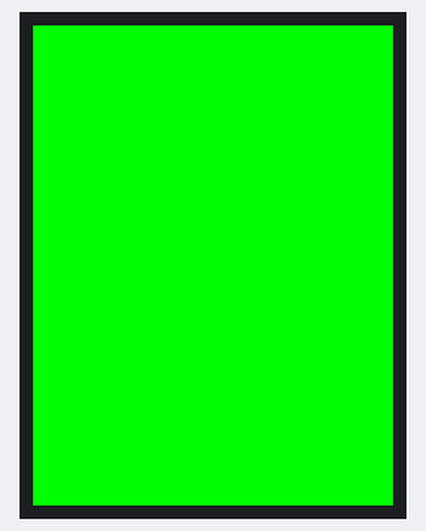
This sketch was run on a simulated ESP32. Parts: 240×320 colour display. What the sketch prints to the serial monitor is not drawn.

Above: at 3.3 s.
At 4.4 s:
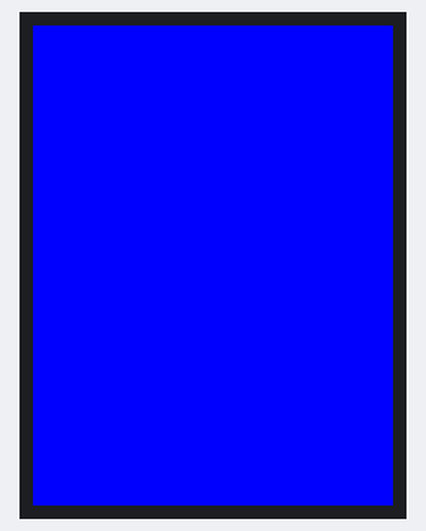
At 5.5 s:
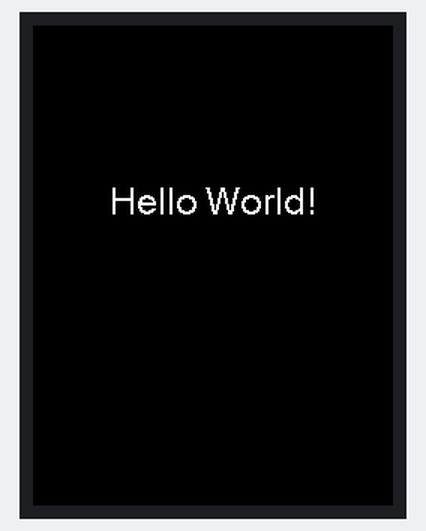
At 10.5 s:
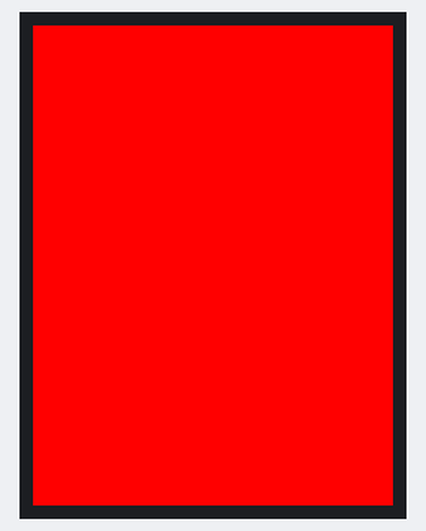

The sketch:

ST7789.ino
```cpp
//**********************************************************************
// ST7789
// ======
// Example sketch to show how to use the ST7789 display on an ESP32
// using the TFT_eSPI library.
//**********************************************************************
#include <TFT_eSPI.h>

TFT_eSPI tft = TFT_eSPI();

//----------------------------------------------------------------------
// setup
// -----
//----------------------------------------------------------------------
void setup() {
  // Initialise the serial monitor and wait for it to complete
  Serial.begin(115200);
  delay(2000);
  Serial.println("Starting ST7735 with the TFT_eSPI library");

  // Init display
  tft.init();
}

//----------------------------------------------------------------------
// loop
// ----
//----------------------------------------------------------------------
void loop() {
  // As a test cycle through various screen colours
  tft.fillScreen(TFT_RED);
  tft.fillRect(0, 0, 80, 160, TFT_RED);
  delay(1000);
  tft.fillScreen(TFT_GREEN);
  delay(1000);
  tft.fillScreen(TFT_BLUE);
  delay(1000);

  tft.fillScreen(TFT_BLACK);
  tft.setTextColor(TFT_WHITE);
  tft.setTextFont(4);
  tft.setTextDatum(MC_DATUM);
  tft.drawString("Hello World!", 120, 120);
  delay(5000);
}
```

Measured:
- by itself, everything shown: repeats every 8.3 s, in 4 steps
- what the display in image 0 shows lasts 1.1 s, from 3.2 s to 4.3 s
- what the display in image 1 shows lasts 1.2 s, from 4.3 s to 5.5 s
- what the display in image 2 shows lasts 5.0 s, from 5.5 s to 10.5 s
